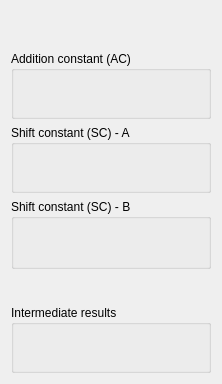
          <widget class="QFrame" name="frame_21">
           <property name="sizePolicy">
            <sizepolicy hsizetype="Expanding" vsizetype="Expanding">
             <horstretch>0</horstretch>
             <verstretch>0</verstretch>
            </sizepolicy>
           </property>
           <layout class="QVBoxLayout" name="verticalLayout_5">
            <item>
             <spacer name="verticalSpacer_2">
              <property name="orientation">
               <enum>Qt::Orientation::Vertical</enum>
              </property>
              <property name="sizeType">
               <enum>QSizePolicy::Policy::Fixed</enum>
              </property>
              <property name="sizeHint" stdset="0">
               <size>
                <width>20</width>
                <height>40</height>
               </size>
              </property>
             </spacer>
            </item>
            <item>
             <widget class="QGroupBox" name="groupAC">
              <property name="sizePolicy">
               <sizepolicy hsizetype="Expanding" vsizetype="Expanding">
                <horstretch>0</horstretch>
                <verstretch>0</verstretch>
               </sizepolicy>
              </property>
              <property name="minimumSize">
               <size>
                <width>200</width>
                <height>68</height>
               </size>
              </property>
              <property name="title">
               <string>Addition constant (AC)</string>
              </property>
              <layout class="QVBoxLayout" name="verticalLayoutAC">
               <item>
                <widget class="QLabel" name="labelAC">
                 <property name="text">
                  <string/>
                 </property>
                </widget>
               </item>
              </layout>
             </widget>
            </item>
            <item>
             <widget class="QGroupBox" name="groupSC">
              <property name="sizePolicy">
               <sizepolicy hsizetype="Expanding" vsizetype="Expanding">
                <horstretch>0</horstretch>
                <verstretch>0</verstretch>
               </sizepolicy>
              </property>
              <property name="minimumSize">
               <size>
                <width>200</width>
                <height>68</height>
               </size>
              </property>
              <property name="title">
               <string>Shift constant (SC) - A</string>
              </property>
              <layout class="QVBoxLayout" name="verticalLayoutSC">
               <item>
                <widget class="QLabel" name="labelSC">
                 <property name="text">
                  <string/>
                 </property>
                </widget>
               </item>
              </layout>
             </widget>
            </item>
            <item>
             <widget class="QGroupBox" name="groupBox_2">
              <property name="sizePolicy">
               <sizepolicy hsizetype="Expanding" vsizetype="Expanding">
                <horstretch>0</horstretch>
                <verstretch>0</verstretch>
               </sizepolicy>
              </property>
              <property name="minimumSize">
               <size>
                <width>200</width>
                <height>70</height>
               </size>
              </property>
              <property name="title">
               <string>Shift constant (SC) - B</string>
              </property>
              <layout class="QVBoxLayout" name="verticalLayout_13">
               <item>
                <widget class="QLabel" name="label_3">
                 <property name="text">
                  <string/>
                 </property>
                </widget>
               </item>
              </layout>
             </widget>
            </item>
            <item>
             <spacer name="verticalSpacer">
              <property name="orientation">
               <enum>Qt::Orientation::Vertical</enum>
              </property>
              <property name="sizeType">
               <enum>QSizePolicy::Policy::Fixed</enum>
              </property>
              <property name="sizeHint" stdset="0">
               <size>
                <width>20</width>
                <height>30</height>
               </size>
              </property>
             </spacer>
            </item>
            <item>
             <widget class="QGroupBox" name="groupBox">
              <property name="sizePolicy">
               <sizepolicy hsizetype="Expanding" vsizetype="Expanding">
                <horstretch>0</horstretch>
                <verstretch>0</verstretch>
               </sizepolicy>
              </property>
              <property name="minimumSize">
               <size>
                <width>90</width>
                <height>68</height>
               </size>
              </property>
              <property name="title">
               <string>Intermediate results</string>
              </property>
              <layout class="QVBoxLayout" name="verticalLayout_12">
               <item>
                <widget class="QLabel" name="label_2">
                 <property name="text">
                  <string/>
                 </property>
                </widget>
               </item>
              </layout>
             </widget>
            </item>
           </layout>
          </widget>
